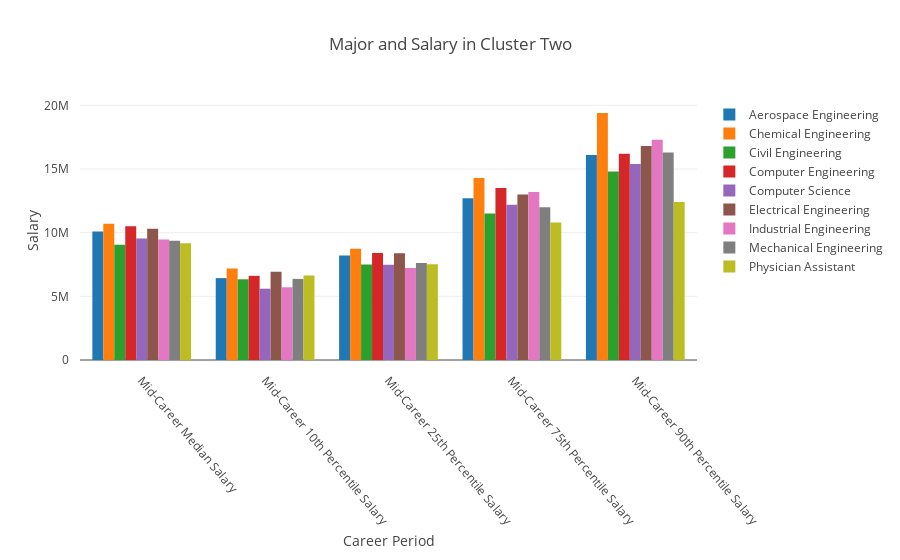

Notebook cell for this chart:
### Code cell
cluster_two = cluster_two[['Undergraduate Major', 'Mid-Career Median Salary', 'Mid-Career 10th Percentile Salary', 'Mid-Career 25th Percentile Salary', 'Mid-Career 75th Percentile Salary', 'Mid-Career 90th Percentile Salary']]
tidy = (
    cluster_two.set_index('Undergraduate Major')
      .stack()
      .reset_index()
      .rename(columns={'level_1': 'Variable', 0: 'Value'})
)


cluster_two_trace_list = []

for label, label_df in tidy.groupby('Undergraduate Major'):
    cluster_two_trace_list.append(
        go.Bar(
            x=label_df.Variable,
            y=label_df.Value,
            name=label
        )
    )

layout = go.Layout(
    barmode='group',
    title='Major and Salary in Cluster Two',
    xaxis = dict(title = 'Career Period', tickangle = 50),
    yaxis = dict(title = 'Salary'),
    width=800,
    margin=go.layout.Margin(
            b=200,
            t=100,
            pad=10
        ),
)
fig = go.Figure(data= cluster_two_trace_list, layout=layout)
py.offline.iplot(fig)

### Figure 1 — Plotly figure (JSON) as saved in the notebook; plotly's stock layout.template omitted (floating-point values rounded to 4 significant figures)
{"data": [{"name": "Aerospace Engineering", "type": "bar", "uid": "9a0a8718-c5ee-4d36-a824-441f6567e0c5", "x": ["Mid-Career Median Salary", "Mid-Career 10th Percentile Salary", "Mid-Career 25th Percentile Salary", "Mid-Career 75th Percentile Salary", "Mid-Career 90th Percentile Salary"], "y": [10100000, 6430000, 8210000, 12700000, 16100000]}, {"name": "Chemical Engineering", "type": "bar", "uid": "b6d1aafc-3cc4-41c9-9978-f2c8102cedfc", "x": ["Mid-Career Median Salary", "Mid-Career 10th Percentile Salary", "Mid-Career 25th Percentile Salary", "Mid-Career 75th Percentile Salary", "Mid-Career 90th Percentile Salary"], "y": [10700000, 7190000, 8730000, 14300000, 19400000]}, {"name": "Civil Engineering", "type": "bar", "uid": "7b419a69-247c-44c4-83df-4abb03fbacc1", "x": ["Mid-Career Median Salary", "Mid-Career 10th Percentile Salary", "Mid-Career 25th Percentile Salary", "Mid-Career 75th Percentile Salary", "Mid-Career 90th Percentile Salary"], "y": [9050000, 6340000, 7510000, 11500000, 14800000]}, {"name": "Computer Engineering", "type": "bar", "uid": "b3c47ee2-f697-4b0c-934a-19d02a0eca51", "x": ["Mid-Career Median Salary", "Mid-Career 10th Percentile Salary", "Mid-Career 25th Percentile Salary", "Mid-Career 75th Percentile Salary", "Mid-Career 90th Percentile Salary"], "y": [10500000, 6610000, 8410000, 13500000, 16200000]}, {"name": "Computer Science", "type": "bar", "uid": "75a8f3a2-e554-4080-b324-d376ae54ee42", "x": ["Mid-Career Median Salary", "Mid-Career 10th Percentile Salary", "Mid-Career 25th Percentile Salary", "Mid-Career 75th Percentile Salary", "Mid-Career 90th Percentile Salary"], "y": [9550000, 5600000, 7490000, 12200000, 15400000]}, {"name": "Electrical Engineering", "type": "bar", "uid": "9f94f7a6-feec-454a-9ab8-4ccb661c7c5b", "x": ["Mid-Career Median Salary", "Mid-Career 10th Percentile Salary", "Mid-Career 25th Percentile Salary", "Mid-Career 75th Percentile Salary", "Mid-Career 90th Percentile Salary"], "y": [10300000, 6930000, 8380000, 13000000, 16800000]}, {"name": "Industrial Engineering", "type": "bar", "uid": "3f0c3934-080f-4b92-962e-41a03329246b", "x": ["Mid-Career Median Salary", "Mid-Career 10th Percentile Salary", "Mid-Career 25th Percentile Salary", "Mid-Career 75th Percentile Salary", "Mid-Career 90th Percentile Salary"], "y": [9470000, 5710000, 7230000, 13200000, 17300000]}, {"name": "Mechanical Engineering", "type": "bar", "uid": "51f733be-e451-4abd-9d8f-77e4296e5376", "x": ["Mid-Career Median Salary", "Mid-Career 10th Percentile Salary", "Mid-Career 25th Percentile Salary", "Mid-Career 75th Percentile Salary", "Mid-Career 90th Percentile Salary"], "y": [9360000, 6370000, 7620000, 12000000, 16300000]}, {"name": "Physician Assistant", "type": "bar", "uid": "3b7610aa-9e7b-43fa-b1ab-6ee51ef2d3af", "x": ["Mid-Career Median Salary", "Mid-Career 10th Percentile Salary", "Mid-Career 25th Percentile Salary", "Mid-Career 75th Percentile Salary", "Mid-Career 90th Percentile Salary"], "y": [9170000, 6640000, 7520000, 10800000, 12400000]}], "layout": {"barmode": "group", "margin": {"b": 200, "pad": 10, "t": 100}, "title": "Major and Salary in Cluster Two", "xaxis": {"tickangle": 50, "title": "Career Period"}, "yaxis": {"title": "Salary"}}}
